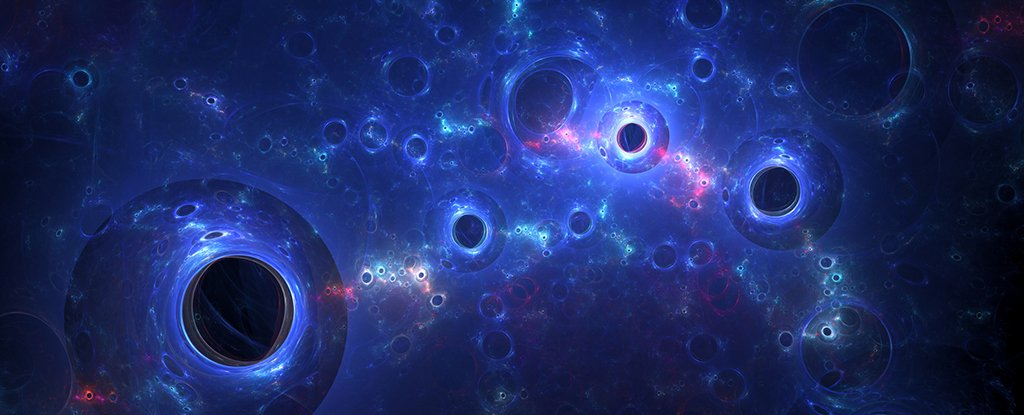
#> input picture image copy.png, 1024 x 415 px
$ python -i HarrisCornerDetector.py   (imports and definitions only)
#> lines starting #> are read from the running program, lines starting #| are printed output that depends on the picture
#> further down, picture is the input picture: shape (415, 1024, 3); mean B, G, R 104.4, 44.4, 30.3
import cv2 as cv
import numpy as np

def harris_corner_detector(img):
    gray_img = cv.cvtColor(img,cv.COLOR_BGR2GRAY)
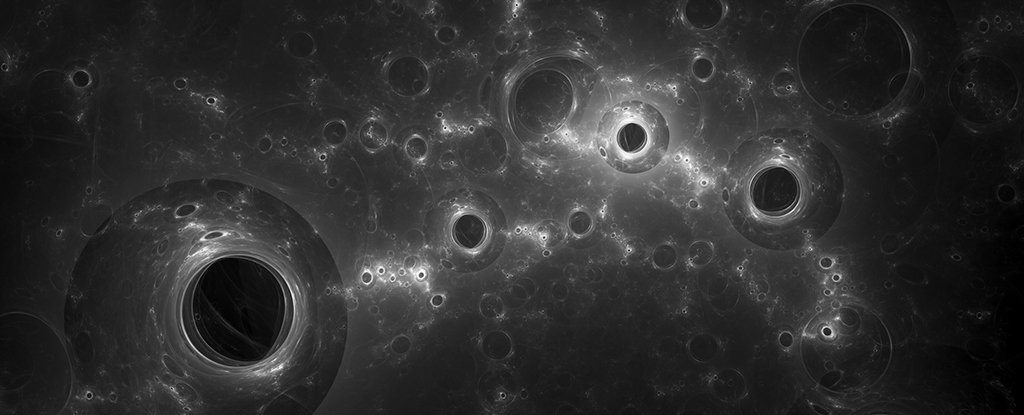
#> gray_img: shape (415, 1024); min 0, max 253, mean 47
    gray = np.float32(gray_img)
    dst = cv.cornerHarris(gray_img,2,3,0.04)
    dst = cv.dilate(dst,None)
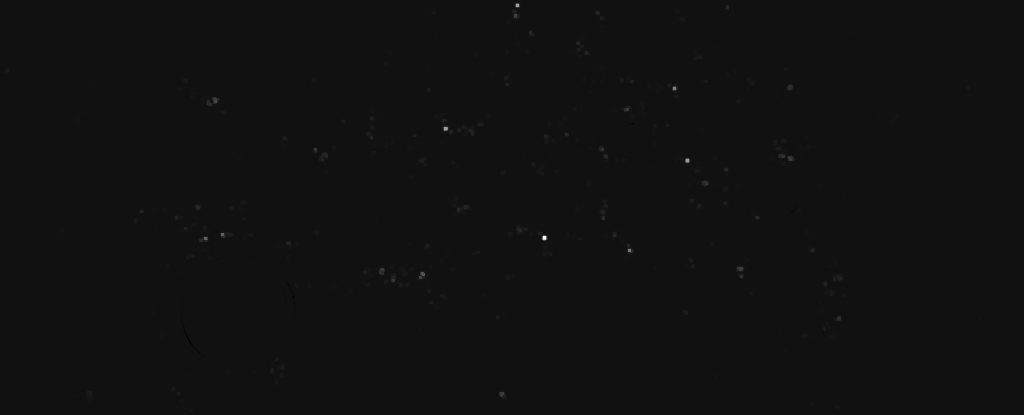
#> dst: shape (415, 1024) float32; min -0.00128, max 0.0177, mean 1.41e-05; drawn with min black and max white
    return img

>>> import cv2
>>> picture = cv2.imread('../../image copy.png')
>>> result = harris_corner_detector(picture)
